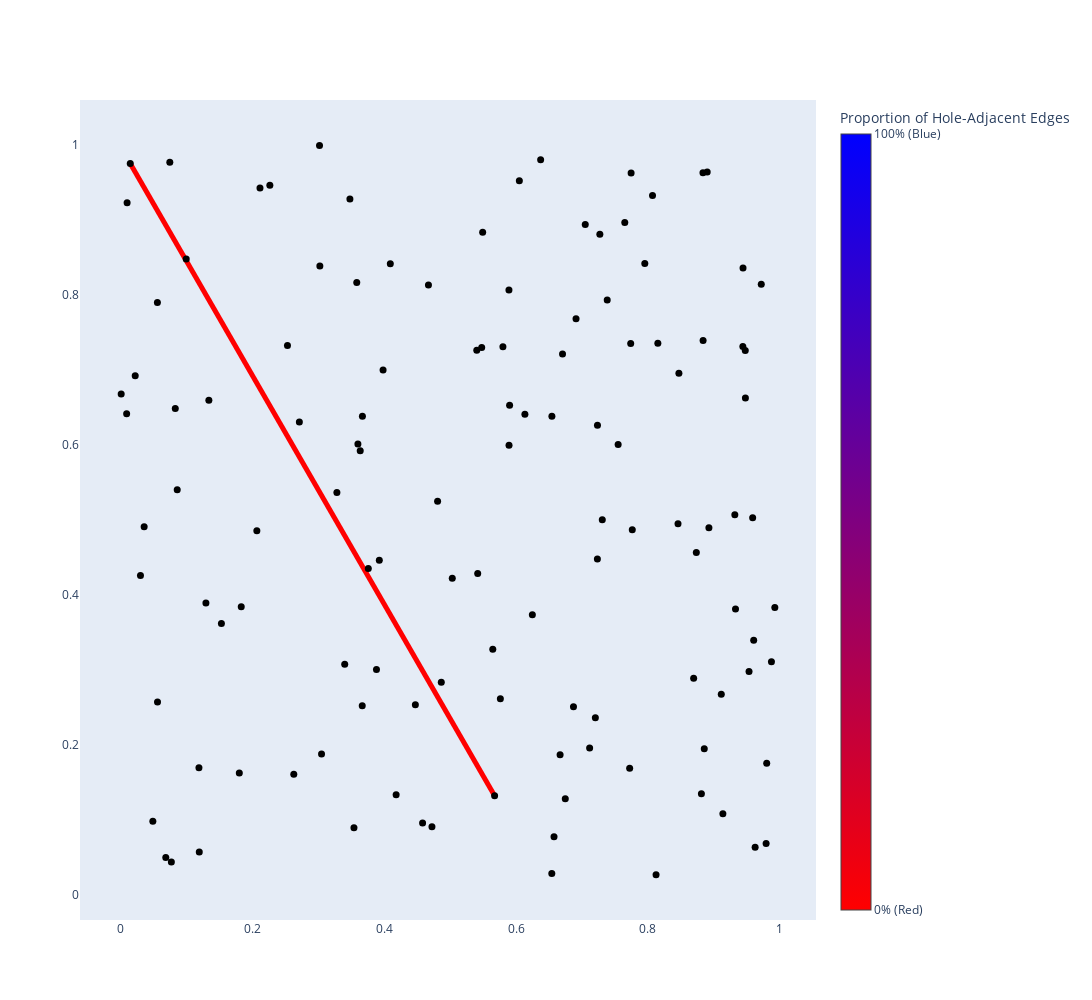

The notebook cell saved with this chart:
### Code cell
import ipywidgets as widgets
from IPython.display import display, clear_output

def display_graph(index):
    try:
        clear_output(wait=True)
        node_to_com_dict, filtered_big_reps, snap_graph, coms = prep_data(index-1920)
        make_graph(node_to_com_dict, filtered_big_reps, snap_graph, coms)
    except:
        print("Try alternative index.")

index_slider = widgets.IntSlider(min=1920, max=2022, step=1, description="Year:")
widgets.interact(display_graph, index=index_slider)
display(index_slider)
